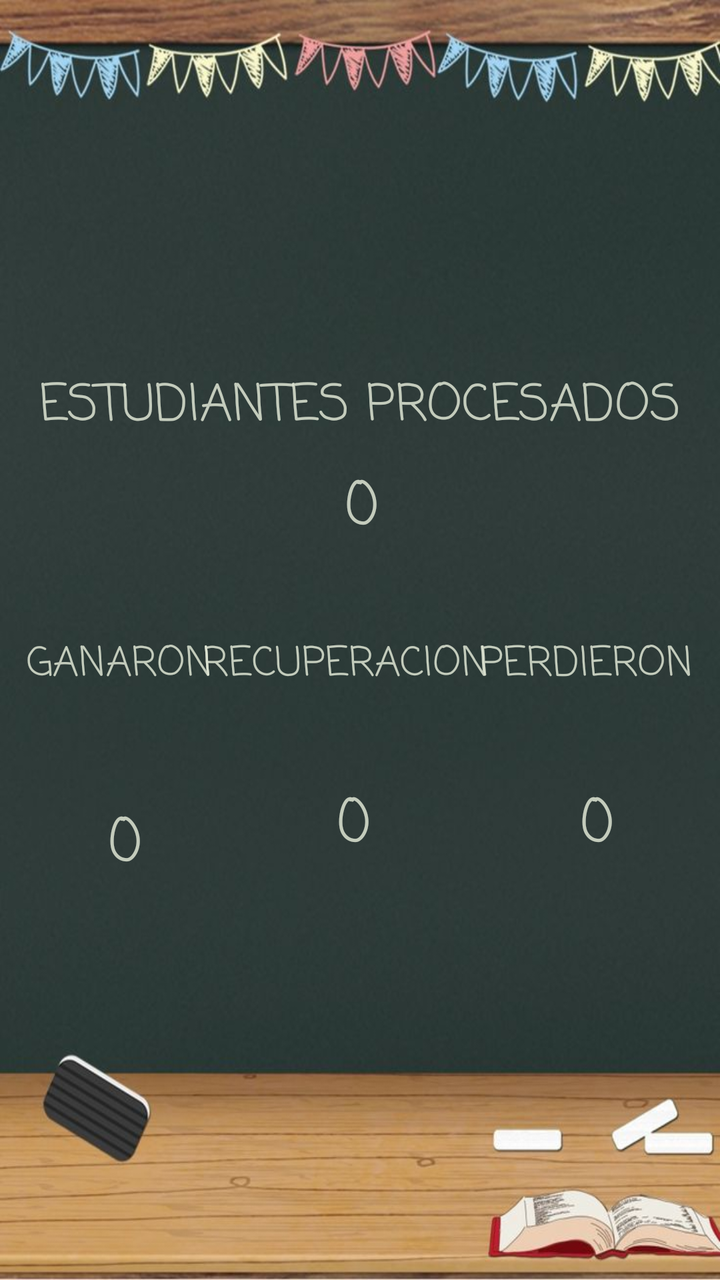
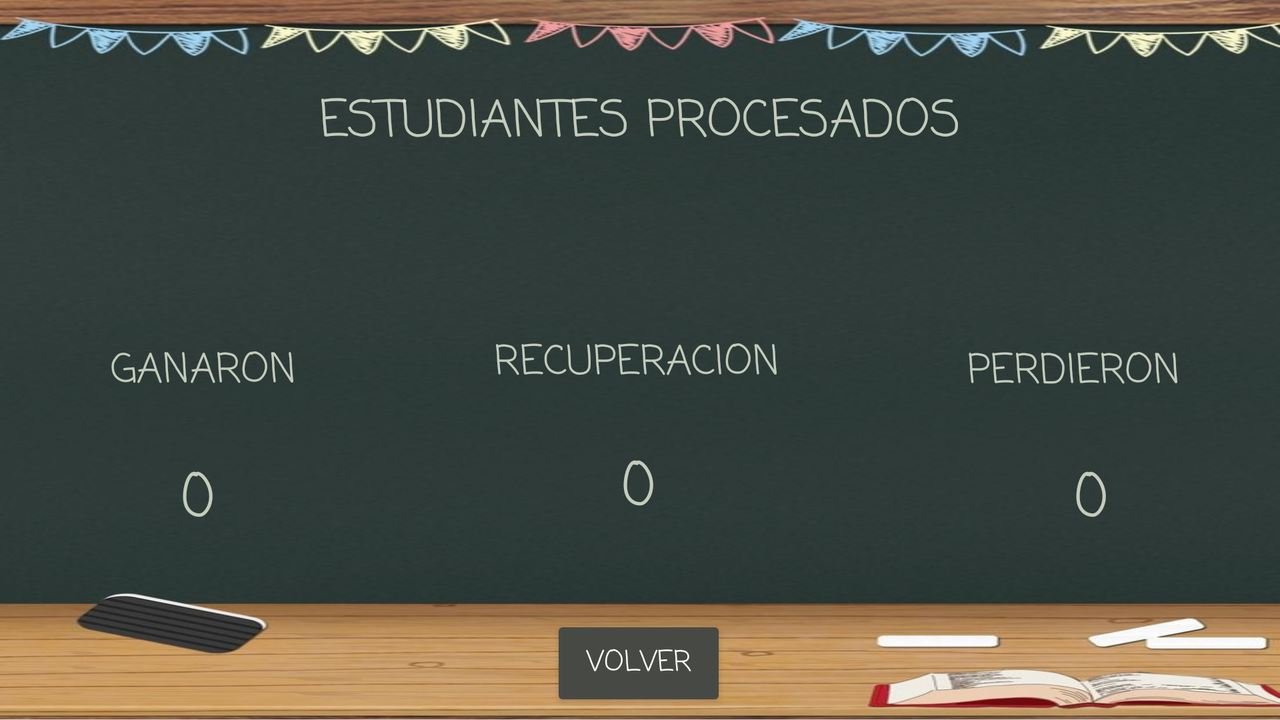

Two renders of one Android screen. The first uses the default layout on a phone; the second uses the alternative layout the repository ships for a different screen configuration, on a matching device. The two XML files are below.
<!-- AndroidManifest.xml: application theme Theme.MyApplication -->
<!-- res/layout/activity_estadisticas.xml -->
<?xml version="1.0" encoding="utf-8"?>
<android.support.constraint.ConstraintLayout xmlns:android="http://schemas.android.com/apk/res/android"
    xmlns:app="http://schemas.android.com/apk/res-auto"
    xmlns:tools="http://schemas.android.com/tools"
    android:layout_width="match_parent"
    android:layout_height="match_parent"
    android:background="@drawable/pizarra"
    tools:context=".EstadisticasActivity">

    <TextView
        android:id="@+id/idTextGanaron"
        android:layout_width="wrap_content"
        android:layout_height="wrap_content"
        android:layout_marginTop="40dp"
        android:fontFamily="casual"
        android:text="GANARON"
        android:textColor="#D8DFE6D5"
        android:textSize="20sp"
        app:layout_constraintBottom_toBottomOf="parent"
        app:layout_constraintEnd_toEndOf="parent"
        app:layout_constraintHorizontal_bias="0.05"
        app:layout_constraintStart_toStartOf="parent"
        app:layout_constraintTop_toBottomOf="@+id/idTextContadorP"
        app:layout_constraintVertical_bias="0.0" />

    <TextView
        android:id="@+id/idTextPerdieron"
        android:layout_width="wrap_content"
        android:layout_height="wrap_content"
        android:layout_marginTop="40dp"
        android:fontFamily="casual"
        android:text="PERDIERON"
        android:textColor="#D8DFE6D5"
        android:textSize="20sp"
        app:layout_constraintBottom_toBottomOf="parent"
        app:layout_constraintEnd_toEndOf="parent"
        app:layout_constraintHorizontal_bias="0.947"
        app:layout_constraintStart_toStartOf="parent"
        app:layout_constraintTop_toBottomOf="@+id/idTextContadorP"
        app:layout_constraintVertical_bias="0.0" />

    <TextView
        android:id="@+id/idTextProcesados"
        android:layout_width="wrap_content"
        android:layout_height="wrap_content"
        android:layout_marginTop="184dp"
        android:fontFamily="casual"
        android:text="ESTUDIANTES PROCESADOS"
        android:textColor="#D8DFE6D5"
        android:textSize="25sp"
        app:layout_constraintBottom_toTopOf="@+id/idTextContadorP"
        app:layout_constraintEnd_toEndOf="parent"
        app:layout_constraintStart_toStartOf="parent"
        app:layout_constraintTop_toTopOf="parent"
        app:layout_constraintVertical_bias="0.0" />

    <TextView
        android:id="@+id/idTextRecuperar"
        android:layout_width="wrap_content"
        android:layout_height="wrap_content"
        android:layout_marginTop="40dp"
        android:fontFamily="casual"
        android:text="RECUPERACION"
        android:textColor="#D8DFE6D5"
        android:textSize="20sp"
        app:layout_constraintBottom_toBottomOf="parent"
        app:layout_constraintEnd_toStartOf="@+id/idTextPerdieron"
        app:layout_constraintHorizontal_bias="0.586"
        app:layout_constraintStart_toEndOf="@+id/idTextGanaron"
        app:layout_constraintTop_toBottomOf="@+id/idTextContadorP"
        app:layout_constraintVertical_bias="0.0" />

    <TextView
        android:id="@+id/idTextContadorP"
        android:layout_width="wrap_content"
        android:layout_height="wrap_content"
        android:fontFamily="casual"
        android:text="0"
        android:textColor="#D8DFE6D5"
        android:textSize="30sp"
        app:layout_constraintBottom_toBottomOf="parent"
        app:layout_constraintEnd_toEndOf="parent"
        app:layout_constraintHorizontal_bias="0.502"
        app:layout_constraintStart_toStartOf="parent"
        app:layout_constraintTop_toTopOf="parent"
        app:layout_constraintVertical_bias="0.389" />

    <TextView
        android:id="@+id/idTextContadorG"
        android:layout_width="wrap_content"
        android:layout_height="wrap_content"
        android:layout_marginTop="52dp"
        android:fontFamily="casual"
        android:text="0"
        android:textColor="#D8DFE6D5"
        android:textSize="30sp"
        app:layout_constraintBottom_toBottomOf="parent"
        app:layout_constraintEnd_toEndOf="parent"
        app:layout_constraintHorizontal_bias="0.157"
        app:layout_constraintStart_toStartOf="parent"
        app:layout_constraintTop_toBottomOf="@+id/idTextGanaron"
        app:layout_constraintVertical_bias="0.0" />

    <TextView
        android:id="@+id/idTextContadorR"
        android:layout_width="wrap_content"
        android:layout_height="wrap_content"
        android:fontFamily="casual"
        android:text="0"
        android:textColor="#D8DFE6D5"
        android:textSize="30sp"
        app:layout_constraintBottom_toBottomOf="parent"
        app:layout_constraintEnd_toStartOf="@+id/idTextContadorPe"
        app:layout_constraintHorizontal_bias="0.482"
        app:layout_constraintStart_toEndOf="@+id/idTextContadorG"
        app:layout_constraintTop_toBottomOf="@+id/idTextRecuperar"
        app:layout_constraintVertical_bias="0.171" />

    <TextView
        android:id="@+id/idTextContadorPe"
        android:layout_width="wrap_content"
        android:layout_height="wrap_content"
        android:fontFamily="casual"
        android:text="0"
        android:textColor="#D8DFE6D5"
        android:textSize="30sp"
        app:layout_constraintBottom_toBottomOf="parent"
        app:layout_constraintEnd_toEndOf="parent"
        app:layout_constraintHorizontal_bias="0.845"
        app:layout_constraintStart_toStartOf="parent"
        app:layout_constraintTop_toBottomOf="@+id/idTextPerdieron"
        app:layout_constraintVertical_bias="0.171" />

    <Button
        android:id="@+id/idButtonVolver"
        android:layout_width="wrap_content"
        android:layout_height="wrap_content"
        android:layout_marginStart="167dp"
        android:layout_marginTop="162dp"
        android:layout_marginEnd="156dp"
        android:layout_marginBottom="46dp"
        android:backgroundTint="#474A44"
        android:fontFamily="casual"
        android:text="VOLVER"
        android:textColor="@color/white"
        app:layout_constraintBottom_toBottomOf="parent"
        app:layout_constraintEnd_toEndOf="parent"
        app:layout_constraintHorizontal_bias="0.0"
        app:layout_constraintStart_toStartOf="parent"
        app:layout_constraintTop_toBottomOf="@+id/idTextContadorR"
        app:layout_constraintVertical_bias="0.0" />
</android.support.constraint.ConstraintLayout>
<!-- resources referenced by this layout -->
<resources>
  <color name="white">#FFFFFFFF</color>
  <!-- drawable pizarra: jpg bitmap (drawable, 53745 bytes) -->
  <style name="Theme.MyApplication" parent="Theme.AppCompat.Light.NoActionBar">
          
          <item name="colorPrimary">@color/verde_tablero</item>
          <item name="colorPrimaryDark">@color/verde_tablero</item>
          <item name="colorAccent">@color/teal_200</item>
          
      </style>
  <color name="verde_tablero">#2c3b38 </color>
  <color name="teal_200">#FF03DAC5</color>
</resources>
<!-- res/layout-land/activity_estadisticas.xml (the repository's variant of the layout above) -->
<!-- drawn on the phone turned sideways -->
<?xml version="1.0" encoding="utf-8"?>
<android.support.constraint.ConstraintLayout xmlns:android="http://schemas.android.com/apk/res/android"
    xmlns:app="http://schemas.android.com/apk/res-auto"
    xmlns:tools="http://schemas.android.com/tools"
    android:layout_width="match_parent"
    android:layout_height="match_parent"
    android:background="@drawable/pizarra"
    tools:context=".EstadisticasActivity">

    <TextView
        android:id="@+id/idTextGanaron"
        android:layout_width="wrap_content"
        android:layout_height="wrap_content"
        android:fontFamily="casual"
        android:text="GANARON"
        android:textColor="#D8DFE6D5"
        android:textSize="20sp"
        app:layout_constraintBottom_toTopOf="@+id/idTextContadorG"
        app:layout_constraintEnd_toEndOf="parent"
        app:layout_constraintHorizontal_bias="0.101"
        app:layout_constraintStart_toStartOf="parent"
        app:layout_constraintTop_toBottomOf="@+id/idTextContadorP"
        app:layout_constraintVertical_bias="0.545" />

    <TextView
        android:id="@+id/idTextPerdieron"
        android:layout_width="wrap_content"
        android:layout_height="wrap_content"
        android:fontFamily="casual"
        android:text="PERDIERON"
        android:textColor="#D8DFE6D5"
        android:textSize="20sp"
        app:layout_constraintBottom_toTopOf="@+id/idTextContadorPe"
        app:layout_constraintEnd_toEndOf="parent"
        app:layout_constraintHorizontal_bias="0.907"
        app:layout_constraintStart_toStartOf="parent"
        app:layout_constraintTop_toBottomOf="@+id/idTextContadorP"
        app:layout_constraintVertical_bias="0.552" />

    <TextView
        android:id="@+id/idTextProcesados"
        android:layout_width="wrap_content"
        android:layout_height="wrap_content"
        android:layout_marginStart="200dp"
        android:layout_marginEnd="200dp"
        android:fontFamily="casual"
        android:text="ESTUDIANTES PROCESADOS"
        android:textColor="#D8DFE6D5"
        android:textSize="25sp"
        app:layout_constraintBottom_toTopOf="@+id/idTextContadorP"
        app:layout_constraintEnd_toEndOf="parent"
        app:layout_constraintStart_toStartOf="parent"
        app:layout_constraintTop_toTopOf="parent"
        app:layout_constraintVertical_bias="0.767" />

    <TextView
        android:id="@+id/idTextRecuperar"
        android:layout_width="wrap_content"
        android:layout_height="wrap_content"
        android:fontFamily="casual"
        android:text="RECUPERACION"
        android:textColor="#D8DFE6D5"
        android:textSize="20sp"
        app:layout_constraintBottom_toTopOf="@+id/idTextContadorR"
        app:layout_constraintEnd_toStartOf="@+id/idTextPerdieron"
        app:layout_constraintHorizontal_bias="0.513"
        app:layout_constraintStart_toEndOf="@+id/idTextGanaron"
        app:layout_constraintTop_toTopOf="parent"
        app:layout_constraintVertical_bias="0.871" />

    <TextView
        android:id="@+id/idTextContadorP"
        android:layout_width="wrap_content"
        android:layout_height="wrap_content"
        android:layout_marginStart="357dp"
        android:layout_marginEnd="357dp"
        android:fontFamily="casual"
        android:text="0"
        android:textColor="#D8DFE6D5"
        android:textSize="30sp"
        app:layout_constraintBottom_toTopOf="@+id/idTextRecuperar"
        app:layout_constraintEnd_toEndOf="parent"
        app:layout_constraintHorizontal_bias="0.0"
        app:layout_constraintStart_toStartOf="parent"
        app:layout_constraintTop_toTopOf="parent"
        app:layout_constraintVertical_bias="0.77" />

    <TextView
        android:id="@+id/idTextContadorG"
        android:layout_width="wrap_content"
        android:layout_height="wrap_content"
        android:fontFamily="casual"
        android:text="0"
        android:textColor="#D8DFE6D5"
        android:textSize="30sp"
        app:layout_constraintBottom_toBottomOf="parent"
        app:layout_constraintEnd_toEndOf="parent"
        app:layout_constraintHorizontal_bias="0.145"
        app:layout_constraintStart_toStartOf="parent"
        app:layout_constraintTop_toTopOf="parent"
        app:layout_constraintVertical_bias="0.723" />

    <TextView
        android:id="@+id/idTextContadorR"
        android:layout_width="wrap_content"
        android:layout_height="wrap_content"
        android:fontFamily="casual"
        android:text="0"
        android:textColor="#D8DFE6D5"
        android:textSize="30sp"
        app:layout_constraintBottom_toTopOf="@+id/idButtonVolver"
        app:layout_constraintEnd_toStartOf="@+id/idTextContadorPe"
        app:layout_constraintHorizontal_bias="0.493"
        app:layout_constraintStart_toEndOf="@+id/idTextContadorG"
        app:layout_constraintTop_toTopOf="parent"
        app:layout_constraintVertical_bias="0.846" />

    <TextView
        android:id="@+id/idTextContadorPe"
        android:layout_width="wrap_content"
        android:layout_height="wrap_content"
        android:fontFamily="casual"
        android:text="0"
        android:textColor="#D8DFE6D5"
        android:textSize="30sp"
        app:layout_constraintBottom_toBottomOf="parent"
        app:layout_constraintEnd_toEndOf="parent"
        app:layout_constraintHorizontal_bias="0.862"
        app:layout_constraintStart_toStartOf="parent"
        app:layout_constraintTop_toTopOf="parent"
        app:layout_constraintVertical_bias="0.723" />

    <Button
        android:id="@+id/idButtonVolver"
        android:layout_width="wrap_content"
        android:layout_height="wrap_content"
        android:backgroundTint="#474A44"
        android:fontFamily="casual"
        android:text="VOLVER"
        android:textColor="@color/white"
        app:layout_constraintBottom_toBottomOf="parent"
        app:layout_constraintEnd_toEndOf="parent"
        app:layout_constraintHorizontal_bias="0.499"
        app:layout_constraintStart_toStartOf="parent"
        app:layout_constraintTop_toTopOf="parent"
        app:layout_constraintVertical_bias="0.986" />
</android.support.constraint.ConstraintLayout>
